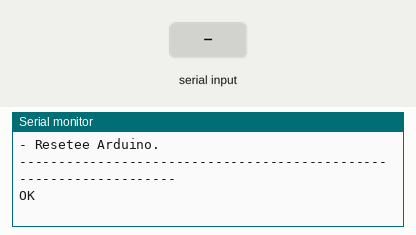
Recording of a sketch running on a simulated Arduino Uno, built with avr-gcc and run on an emulated ATmega328P. Parts: the last lines printed to the serial monitor. The test bench sets the inputs (shaded band). The modem accepts every AT command (registered, SIM ready, sends succeed) and sends nothing else.

Above: at 1.5 s.
1.6 s: "1" received over the second serial link
At 2.7 s:
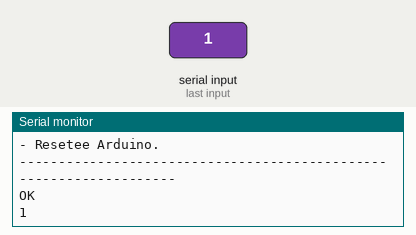
3.1 s: "0" received over the second serial link
At 3.8 s:
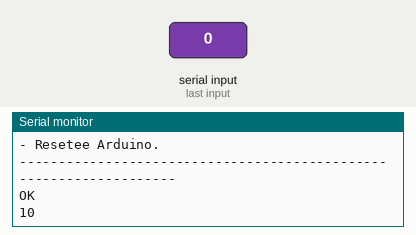

Measured:
- after the input at 1.6 s, the serial monitor: prints a new line at once (image 1)
- after the input at 3.1 s, the serial monitor: prints a new line at once (image 2)

The sketch:

HC05_CONFIGURACION.ino
```cpp
#include <SoftwareSerial.h>

#define RxD 10
#define TxD 11

SoftwareSerial BTSerial(RxD, TxD);

void setup(){
  BTSerial.begin(38400);
  Serial.begin(9600);
  BTSerial.print("AT\r\n");
  Serial.println("Si a continuacion pone OK ->> El dispositivo esta listo.");
  Serial.println("En caso contrario ->> El dispositivo no esta en modo AT.");
  Serial.println("Realice el siguiente procedimiento:");
  Serial.println("- Pulse el boton y mantengalo.");
  Serial.println("- Quite VCC del modulo.");
  Serial.println("- Vuelva a alimentar el modulo.");
  Serial.println("- Suelte el boton.");
  Serial.println("- El modulo parapadeara lentamente, indicando que esta en modo AT.");
  Serial.println("- Resetee Arduino.");
  Serial.println("-------------------------------------------------------------------");
}

void loop(){

  if (BTSerial.available())
    Serial.write(BTSerial.read());

  if (Serial.available())
    BTSerial.write(Serial.read());

}
```
